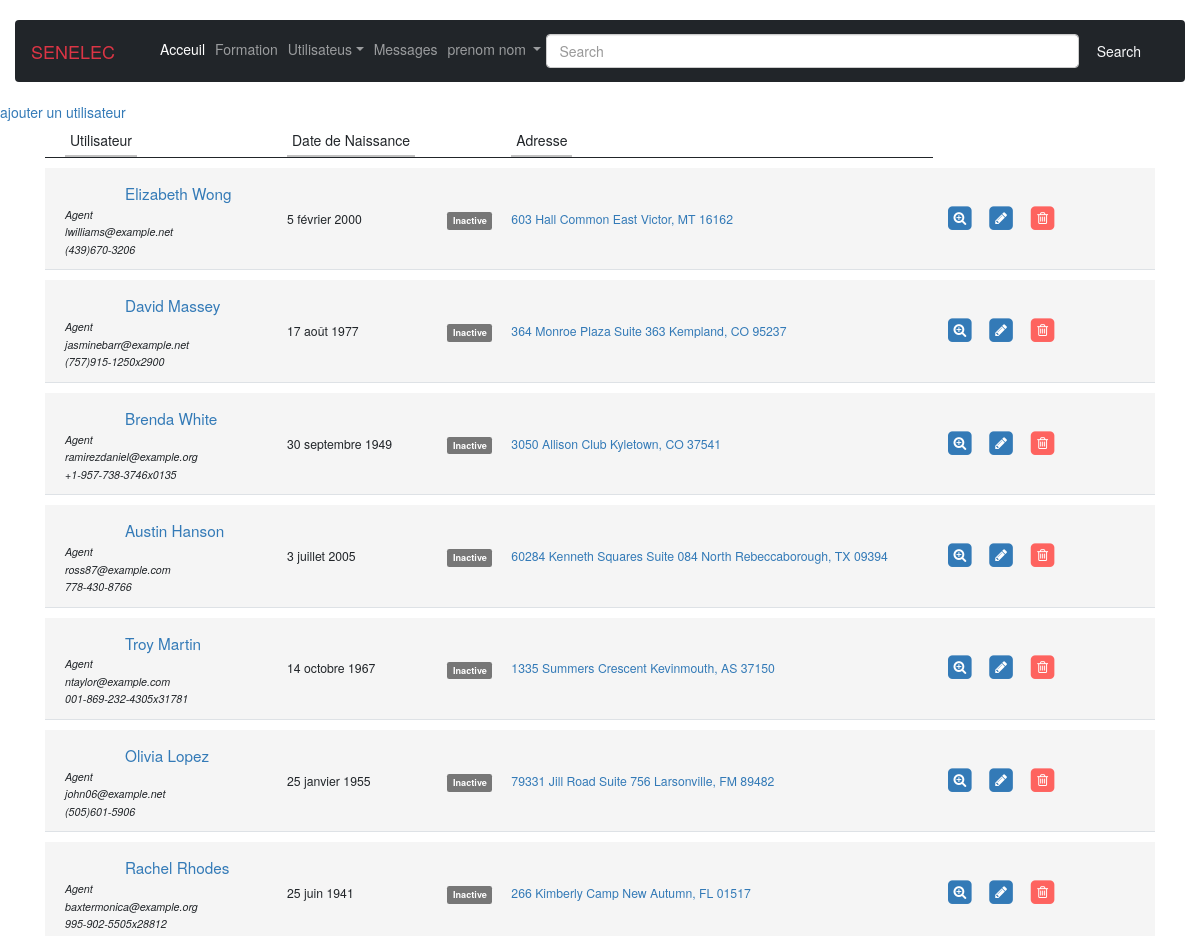
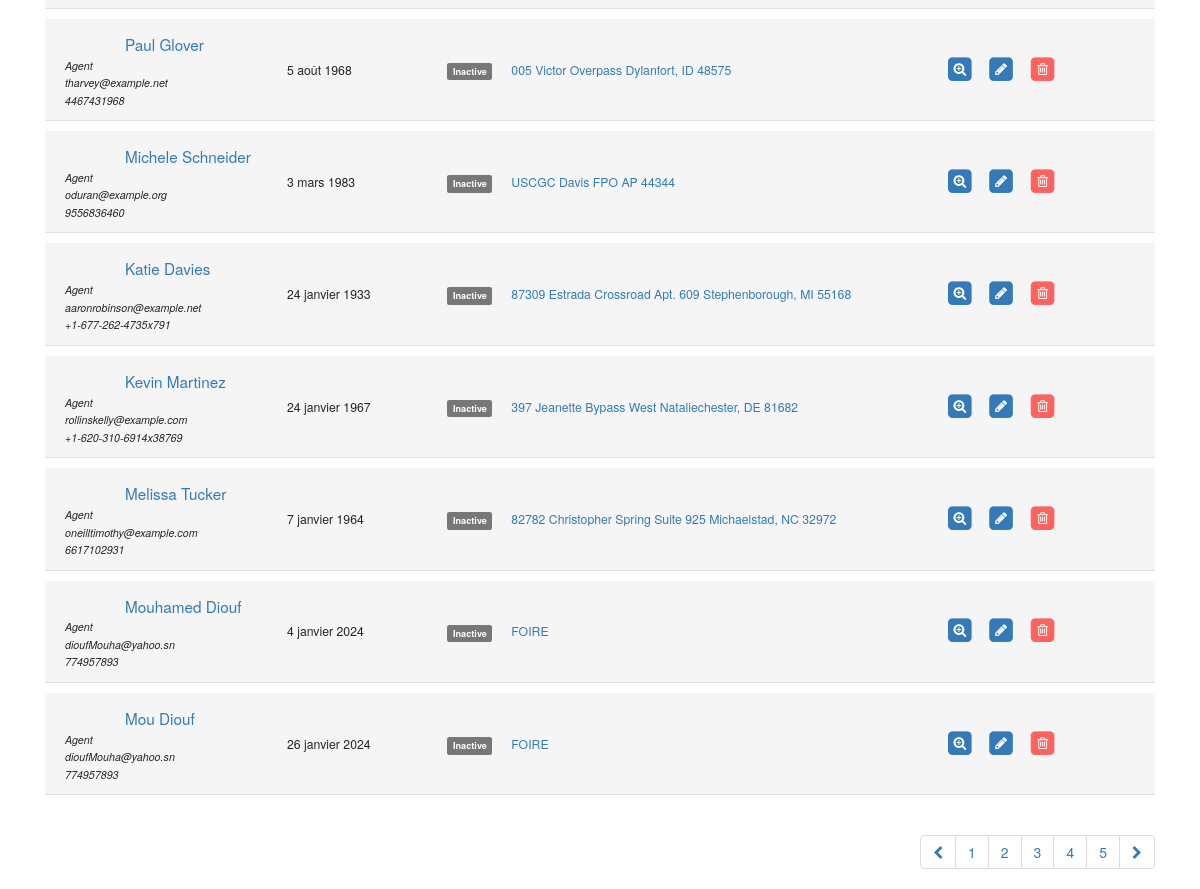
Before: /listeAgent/ with the older database file (2 pictures, top to bottom).
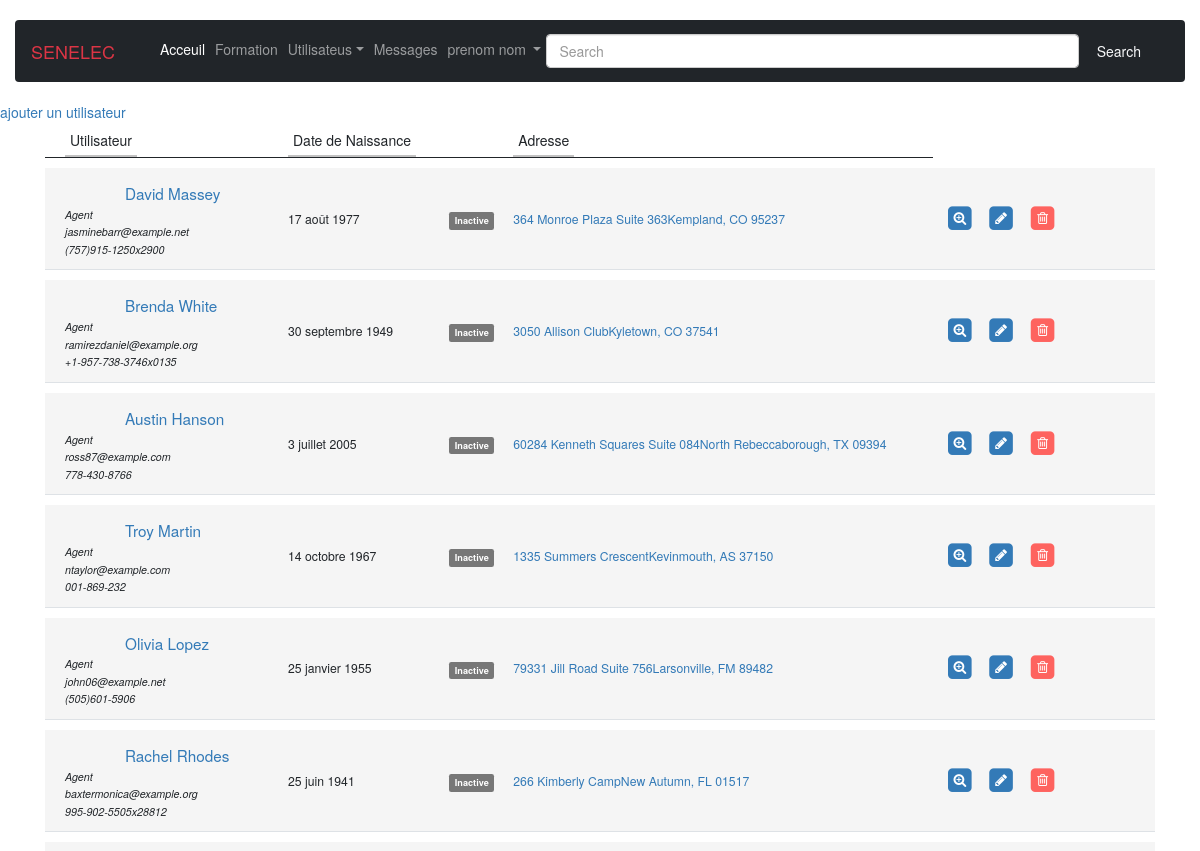
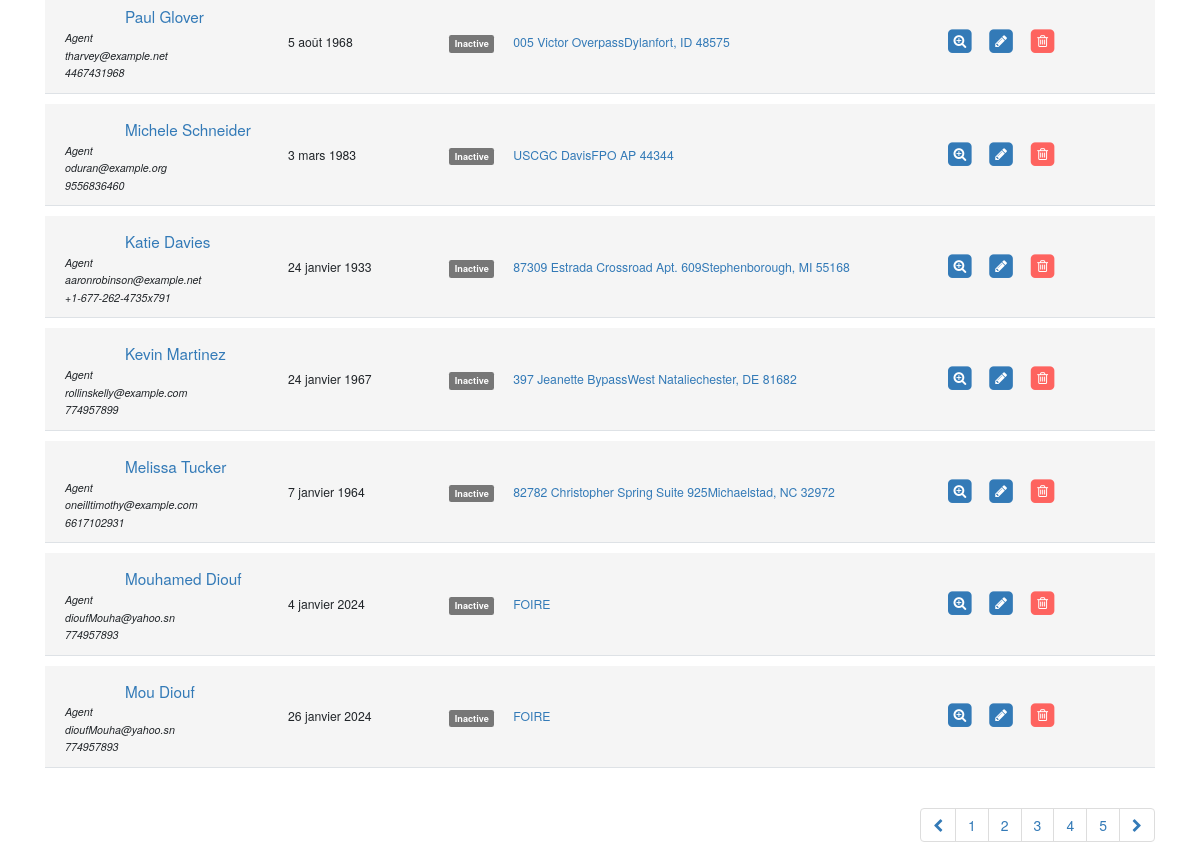
After: the same page with the newer database file (2 pictures, top to bottom).
### gestion_utilisateurs/models.py (models this page shows, shortened)
class Utilisateur(User):
    profil = models.ImageField(upload_to='profil/', null=True, blank=True)
    date_naissance = models.DateField(null=True, blank=True)
    address = models.CharField(max_length=200, null=True, blank=True)
    cni = models.CharField(max_length=30, null=True, blank=True)
    TYPE = (
        ('Agent', 'Agent'),
        ('Prestataire', 'Prestataire'),
        ('Autre','Autre')
    )
    type = models.CharField(max_length=20, choices=TYPE, default=TYPE[0][0])
    phone = models.CharField(max_length=20, null=True, blank=True)
    fonction = models.CharField(max_length=100, null=True, blank=True)
    entreprise = models.ForeignKey('gestions_formations.Entreprise', on_delete=models.CASCADE, null=True)
    symboles_cibles = models.CharField(max_length=500, null=True, blank=True)
    nfcTag = models.CharField(max_length=120, null=True, blank=True)
    qrTag  = models.CharField(max_length=120, null=True, blank=True)

### gestion_utilisateurs/views.py (the view)
# urls.py: path('listeAgent/', views.listeAgent, name="listeAgent"),
def listeAgent(request):
    utilisateurs = Utilisateur.objects.filter(type='Agent')
    context = { 'utilisateurs': utilisateurs }
    return render(request, 'Admin/listeUser.html', context)

### gestion_utilisateurs/templates/Admin/listeUser.html (shortened to what this page needs)
{% extends 'Admin/base_admin.html' %}
{% block container %}
    <link href="https://netdna.bootstrapcdn.com/bootstrap/3.3.6/css/bootstrap.min.css" rel="stylesheet" />
    <link href="https://maxcdn.bootstrapcdn.com/font-awesome/4.3.0/css/font-awesome.min.css" rel="stylesheet" />
    <a href={% url "gestion_utilisateurs:addUser" %}> ajouter un utilisateur </a>
    <div class="container">
      <div class="row">
        <div class="col-lg-12">
          <div class="main-box clearfix">
            <div class="table-responsive">
              <table class="table user-list">
                <thead>
                  <tr>
                    <th>
                      <span>Utilisateur</span>
                    </th>
                    <th>
                      <span>Date de Naissance</span>
                    </th>
                    <th>&nbsp;</th>
                    <th>
                      <span>Adresse</span>
                    </th>
                  </tr>
                </thead>
                <tbody>
                  {% for utilisateur in utilisateurs %}
                  <tr>
                    <td>
                      <a href="#" class="user-link">{{utilisateur.get_full_name}}</a>
                      <span class="user-subhead">
                        <span>{{utilisateur.type}}</span> <br>
                        <span>{{utilisateur.email}}</span> <br>
                         <span>{{utilisateur.phone}}</span> <br>
                      </span>
                    </td>
                    <td>{{utilisateur.date_naissance}}</td>
                    <td class="text-center">
                      <span class="label label-default">Inactive
                      </span>
                    </td>
                    <td>
                      <a href="#"><span class="__cf_email__" data-cfemail="d1bcb8bdb091baa4bfb8a2ffb2bebc">{{utilisateur.address}}</span></a>
                    </td>
                    <td style="width: 20%;">
                      <a href="#" class="table-link">
                        <span class="fa-stack">
                          <i class="fa fa-square fa-stack-2x"></i>
                          <i class="fa fa-search-plus fa-stack-1x fa-inverse"></i>
                        </span>
                      </a>
                      <a href="#" class="table-link">
                        <span class="fa-stack">
                          <i class="fa fa-square fa-stack-2x"></i>
                          <i class="fa fa-pencil fa-stack-1x fa-inverse"></i>
                        </span>
                      </a>
                      <a href="{% url 'gestion_utilisateurs:delete' utilisateur.id %}"
                      class="table-link danger">
                        <span class="fa-stack">
                          <i class="fa fa-square fa-stack-2x"></i>
                          <i class="fa fa-trash-o fa-stack-1x fa-inverse"></i>
                        </span>
                      </a>
                    </td>
                  </tr>
                  {% endfor %}
                </tbody>
              </table>
            </div>
            <ul class="pagination pull-right">
              <li>
                <a href="#"><i class="fa fa-chevron-left"></i></a>
              </li>
              <li>
                <a href="#">1</a>
              </li>
              <li>
                <a href="#">2</a>
              </li>
              <li>
                <a href="#">3</a>
              </li>
              <li>
                <a href="#">4</a>
              </li>
              <li>
                <a href="#">5</a>
              </li>
              <li>
                <a href="#"><i class="fa fa-chevron-right"></i></a>
              </li>
            </ul>
          </div>
        </div>
      </div>
    </div>
{% endblock container %}

### gestion_utilisateurs/templates/Admin/base_admin.html (shortened to what this page needs)
<!DOCTYPE html>
<html lang="en">
<head>
<link href="https://cdn.jsdelivr.net/npm/bootstrap@5.0.2/dist/css/bootstrap.min.css" rel="stylesheet">
<link rel="stylesheet" href="https://cdn.jsdelivr.net/npm/bootstrap-icons@1.5.0/font/bootstrap-icons.css">
</head>
<body>
<div class="m-4">
    <nav class="navbar navbar-expand-lg navbar-dark bg-dark">
        <div class="container-fluid">
            <a href="#" class="navbar-brand text-danger">SENELEC</a>
            <div class="collapse navbar-collapse" id="navbarCollapse1">
                <div class="navbar-nav">
                    <a href="#" class="nav-item nav-link active">Acceuil</a>
                    <a href="{% url "gestion_formations:all_formations" %} " class="nav-item nav-link">Formation</a>
                    <div class="nav-item dropdown">
                        <a href="#" class="nav-link dropdown-toggle" data-bs-toggle="dropdown">Utilisateus</a>
                    </div>
                    <a href={% url "gestions_messages:index" %} class="nav-item nav-link">Messages</a>
                    <div class="nav-item dropdown ms-auto">
                        <a href="#" class="nav-link dropdown-toggle" data-bs-toggle="dropdown">
                            {% if userconnected %}
                                {{ userconnected.nom }} {{ userconnected.prenom }}
                            {% else %}
                                prenom nom
                            {% endif %}
                        </a>
                    </div>
                </div>
                <form class="d-flex ms-auto">
                    <input type="text" class="form-control me-sm-2" placeholder="Search">
                    <button type="submit" class="btn btn-outline-light">Search</button>
                </form>
            </div>
        </div>
    </nav>
</div>
{% block container %}
{% endblock  %}
</body>
</html>

### gestion_utilisateurs/templates/Admin/base_admin.html (style rules this page uses)
.navbar { margin-bottom: 1rem; }
body { background-color: #f4f4f4; }

### gestion_utilisateurs/templates/Admin/listeUser.html (style rules this page uses)
body { margin-top: 20px; }
.user-list tbody td .user-link { display: block; font-size: 1.25em; padding-top: 3px; margin-left: 60px; }
.user-list tbody td .user-subhead { font-size: 0.875em; font-style: italic; }
.table { border-collapse: separate; }
.table thead > tr > th { border-bottom: 1px solid #c2c2c2; padding-bottom: 0; }
.table tbody > tr > td { font-size: 0.875em; background: #f5f5f5; border-top: 10px solid #fff; vertical-align: middle; padding: 12px 8px; }
.table tbody > tr > td:first-child, .table thead > tr > th:first-child { padding-left: 20px; }
.table thead > tr > th span { border-bottom: 2px solid #c2c2c2; display: inline-block; padding: 0 5px; padding-bottom: 5px; font-weight: normal; }
.table a.table-link { margin: 0 5px; font-size: 1.125em; }
.table a.table-link.danger { color: #fe635f; }

Changed rows visible on the page:
no longer on this page (row edited): Utilisateur: get_full_name "Elizabeth Wong", type "Agent", email "lwilliams@example.net", phone "(439)670-3206", date_naissance "5 février 2000", address "603 Hall Common East Victor, MT 16162"
changed Utilisateur "David Massey": address "364 Monroe Plaza Suite 363 Kempland, CO 95237" → "364 Monroe Plaza Suite 363Kempland, CO 95237"
changed Utilisateur "Brenda White": address "3050 Allison Club Kyletown, CO 37541" → "3050 Allison ClubKyletown, CO 37541"
changed Utilisateur "Austin Hanson": address "60284 Kenneth Squares Suite 084 North Rebeccaborough, TX 09394" → "60284 Kenneth Squares Suite 084North Rebeccaborough, TX 09394"
changed Utilisateur "Troy Martin": phone "001-869-232-4305x31781" → "001-869-232"; address "1335 Summers Crescent Kevinmouth, AS 37150" → "1335 Summers CrescentKevinmouth, AS 37150"
changed Utilisateur "Olivia Lopez": address "79331 Jill Road Suite 756 Larsonville, FM 89482" → "79331 Jill Road Suite 756Larsonville, FM 89482"
changed Utilisateur "Rachel Rhodes": address "266 Kimberly Camp New Autumn, FL 01517" → "266 Kimberly CampNew Autumn, FL 01517"
changed Utilisateur "Paul Glover": address "005 Victor Overpass Dylanfort, ID 48575" → "005 Victor OverpassDylanfort, ID 48575"
changed Utilisateur "Michele Schneider": address "USCGC Davis FPO AP 44344" → "USCGC DavisFPO AP 44344"
changed Utilisateur "Katie Davies": address "87309 Estrada Crossroad Apt. 609 Stephenborough, MI 55168" → "87309 Estrada Crossroad Apt. 609Stephenborough, MI 55168"
changed Utilisateur "Kevin Martinez": phone "+1-620-310-6914x38769" → "774957899"; address "397 Jeanette Bypass West Nataliechester, DE 81682" → "397 Jeanette BypassWest Nataliechester, DE 81682"
changed Utilisateur "Melissa Tucker": address "82782 Christopher Spring Suite 925 Michaelstad, NC 32972" → "82782 Christopher Spring Suite 925Michaelstad, NC 32972"
